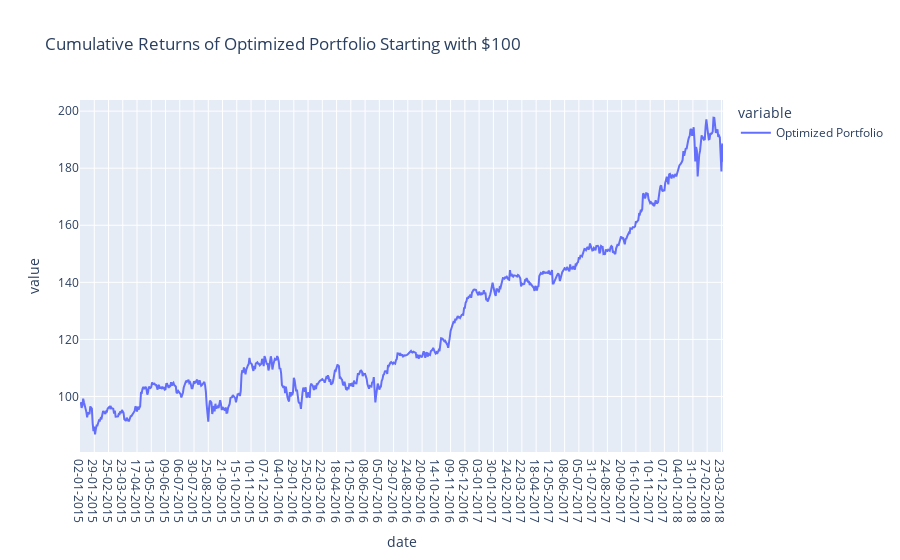

The notebook cell this image was saved under:
### Code cell
fig_cum_returns_optimized = plot_cum_returns(stocks_df['Optimized Portfolio'], 'Cumulative Returns of Optimized Portfolio Starting with $100')
fig_cum_returns_optimized.show()

### Figure 1 — Plotly figure (JSON) as saved in the notebook; plotly's stock layout.template omitted (floating-point values rounded to 4 significant figures; data arrays with more than 128 entries replaced by an {"elided": "..."} marker saying what was removed)
{"data": [{"hovertemplate": "variable=Optimized Portfolio<br>date=%{x}<br>value=%{y}<extra></extra>", "legendgroup": "Optimized Portfolio", "line": {"color": "#636efa", "dash": "solid"}, "marker": {"symbol": "circle"}, "mode": "lines", "name": "Optimized Portfolio", "orientation": "v", "showlegend": true, "type": "scatter", "x": {"elided": "813 str values"}, "xaxis": "x", "y": {"elided": "813 float values"}, "yaxis": "y"}], "layout": {"legend": {"title": {"text": "variable"}, "tracegroupgap": 0}, "title": {"text": "Cumulative Returns of Optimized Portfolio Starting with $100"}, "xaxis": {"anchor": "y", "domain": [0, 1], "title": {"text": "date"}}, "yaxis": {"anchor": "x", "domain": [0, 1], "title": {"text": "value"}}}}
